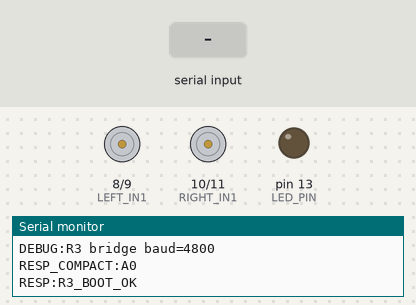
Bench run of a sketch on a simulated Arduino Uno, built with avr-gcc and run on an emulated ATmega328P. Shown: motor-driver pin pairs drawn as motors (green arrow = first pin HIGH = forward, orange = second pin HIGH = backward, longer = more drive), output pins drawn as LEDs (lit = HIGH), the last lines printed to the serial monitor. The test bench sets the inputs (shaded band).

Above: at 1.2 s.
1.3 s: "LED_ON\n" received over the second serial link
At 2.5 s:
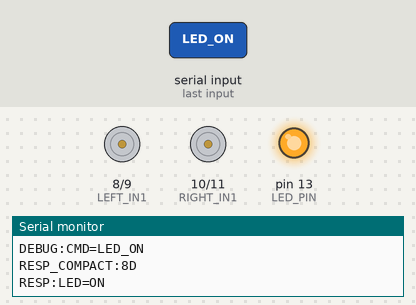
2.8 s: "FORWARD\n" received over the second serial link
At 3.7 s:
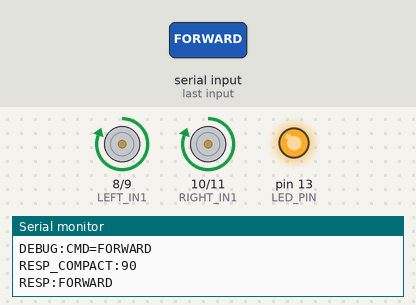
4.3 s: "LED_OFF\n" received over the second serial link
At 4.9 s:
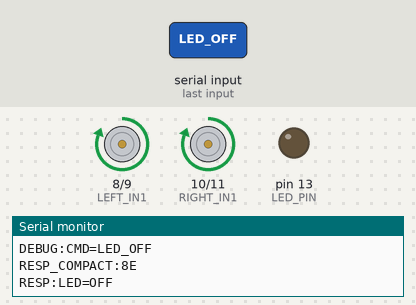
5.8 s: "BACKWARD\n" received over the second serial link
At 7.0 s:
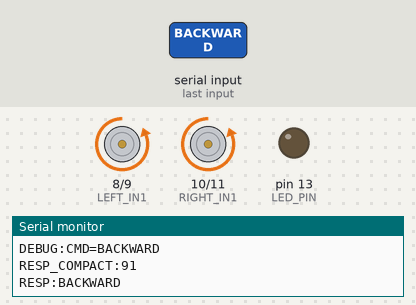
7.3 s: "LED_ON\n" received over the second serial link
At 8.3 s:
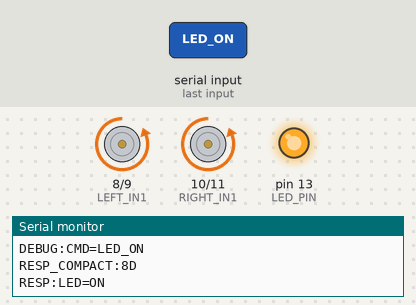
Timing chart, 0 to 9.8 s (numbered marks = the images above; inputs shaded):
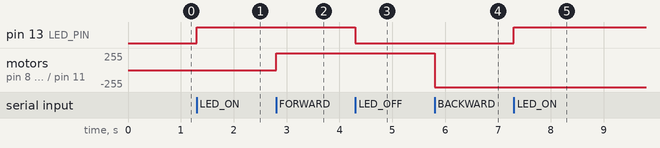

The sketch:

rover_r3.ino
```cpp
#include <SoftwareSerial.h>

String commandLine;
String currentMotion = "STOP";

const int LORA_RX_PIN = 2;
const int LORA_TX_PIN = 3;
const unsigned long BRIDGE_BAUD = 4800;
SoftwareSerial bridgeSerial(LORA_RX_PIN, LORA_TX_PIN);

const int LEFT_IN1 = 8;
const int LEFT_IN2 = 9;
const int RIGHT_IN1 = 10;
const int RIGHT_IN2 = 11;
const int LED_PIN = 13;

struct CommandEntry {
  const char *code;
  const char *name;
};

const CommandEntry COMMAND_TABLE[] = {
  {"0A", "HELLO"},
  {"0B", "STATUS"},
  {"0C", "READ_ACCEL"},
  {"0D", "LED_ON"},
  {"0E", "LED_OFF"},
  {"10", "FORWARD"},
  {"11", "BACKWARD"},
  {"12", "LEFT"},
  {"13", "RIGHT"},
  {"14", "STOP"},
  {"15", "PING"}
};

void emitCompactFrame(const String &code, const String &payload = "") {
  String line = code;
  if (payload.length() > 0) {
    line += "|";
    line += payload;
  }
  bridgeSerial.println(line);
  Serial.print("RESP_COMPACT:");
  Serial.println(line);
}

void emitVerboseResponse(const String &text) {
  Serial.print("RESP:");
  Serial.println(text);
}

void emitResponse(const String &code, const String &text, const String &payload = "") {
  emitCompactFrame(code, payload);
  emitVerboseResponse(text);
}

void debugLog(const String &text) {
  Serial.print("DEBUG:");
  Serial.println(text);
}

String canonicalCommand(const String &incoming) {
  String cleaned = "";
  for (unsigned int i = 0; i < incoming.length(); ++i) {
    char c = incoming.charAt(i);
    if (c >= 32 && c <= 126) {
      cleaned += c;
    }
  }

  cleaned.trim();
  cleaned.toUpperCase();

  for (unsigned int i = 0; i < sizeof(COMMAND_TABLE) / sizeof(COMMAND_TABLE[0]); ++i) {
    String code = COMMAND_TABLE[i].code;
    String name = COMMAND_TABLE[i].name;
    if (cleaned == code || cleaned == name) {
      return name;
    }
  }

  for (unsigned int i = 0; i < sizeof(COMMAND_TABLE) / sizeof(COMMAND_TABLE[0]); ++i) {
    String code = COMMAND_TABLE[i].code;
    String name = COMMAND_TABLE[i].name;
    if (cleaned.indexOf(name) >= 0 || cleaned.indexOf(code) >= 0) {
      debugLog(String("RECOVERED_CMD:") + name + " FROM:" + cleaned);
      return name;
    }
  }

  return cleaned;
}

void setMotionPins(int leftIn1, int leftIn2, int rightIn1, int rightIn2) {
  digitalWrite(LEFT_IN1, leftIn1);
  digitalWrite(LEFT_IN2, leftIn2);
  digitalWrite(RIGHT_IN1, rightIn1);
  digitalWrite(RIGHT_IN2, rightIn2);
}

void stopMotors() {
  setMotionPins(LOW, LOW, LOW, LOW);
  currentMotion = "STOP";
}

void driveForward() {
  setMotionPins(HIGH, LOW, HIGH, LOW);
  currentMotion = "FORWARD";
}

void driveBackward() {
  setMotionPins(LOW, HIGH, LOW, HIGH);
  currentMotion = "BACKWARD";
}

void rotateLeft() {
  setMotionPins(LOW, HIGH, HIGH, LOW);
  currentMotion = "LEFT";
}

void rotateRight() {
  setMotionPins(HIGH, LOW, LOW, HIGH);
  currentMotion = "RIGHT";
}

void setup() {
  Serial.begin(9600);
  bridgeSerial.begin(BRIDGE_BAUD);

  pinMode(LEFT_IN1, OUTPUT);
  pinMode(LEFT_IN2, OUTPUT);
  pinMode(RIGHT_IN1, OUTPUT);
  pinMode(RIGHT_IN2, OUTPUT);
  pinMode(LED_PIN, OUTPUT);

  digitalWrite(LED_PIN, LOW);
  stopMotors();

  debugLog("R3 bridge on SoftwareSerial D2/D3");
  debugLog(String("R3 bridge baud=") + BRIDGE_BAUD);
  emitResponse("A0", "R3_BOOT_OK");
}

void loop() {
  while (bridgeSerial.available()) {
    char c = static_cast<char>(bridgeSerial.read());
    if (c == '\r') {
      continue;
    }
    if (c == '\n') {
      commandLine.trim();
      if (commandLine.length() > 0) {
        handleCommand(commandLine);
        commandLine = "";
      }
      continue;
    }
    commandLine += c;
  }
}

void handleCommand(String incoming) {
  incoming.trim();
  debugLog(String("CMD=") + incoming);

  String cmd = canonicalCommand(incoming);
  if (cmd != incoming) {
    debugLog(String("CMD_CANONICAL=") + cmd);
  }

  if (cmd == "HELLO" || cmd == "PING") {
    emitResponse("8A", "HELLO_OK");
    return;
  }

  if (cmd == "STATUS") {
    String payload = String("LED=") +
                     (digitalRead(LED_PIN) == HIGH ? "ON" : "OFF") +
                     ",IMU=OFF,MOTION=" + currentMotion;
    emitResponse("8B", String("STATUS:") + payload, payload);
    return;
  }

  if (cmd == "READ_ACCEL") {
    emitResponse("9C", "ACCEL_OFFLINE");
    return;
  }

  if (cmd == "LED_ON") {
    digitalWrite(LED_PIN, HIGH);
    emitResponse("8D", "LED=ON");
    return;
  }

  if (cmd == "LED_OFF") {
    digitalWrite(LED_PIN, LOW);
    emitResponse("8E", "LED=OFF");
    return;
  }

  if (cmd == "FORWARD") {
    driveForward();
    emitResponse("90", "FORWARD");
    return;
  }

  if (cmd == "BACKWARD") {
    driveBackward();
    emitResponse("91", "BACKWARD");
    return;
  }

  if (cmd == "LEFT") {
    rotateLeft();
    emitResponse("92", "LEFT");
    return;
  }

  if (cmd == "RIGHT") {
    rotateRight();
    emitResponse("93", "RIGHT");
    return;
  }

  if (cmd == "STOP") {
    stopMotors();
    emitResponse("94", "STOP");
    return;
  }

  emitResponse("9F", String("ERROR:UNKNOWN=") + incoming, String("UNKNOWN=") + incoming);
}
```

Measured:
- after the input at 1.3 s, pin 13 (LED_PIN): LOW → HIGH at once
- after the input at 2.8 s, motor on pin 8 (LEFT_IN1) / pin 9 (LEFT_IN2), motor on pin 10 (RIGHT_IN1) / pin 11 (RIGHT_IN2): stopped → forward 255/255 at once
- after the input at 4.3 s, pin 13 (LED_PIN): HIGH → LOW at once
- after the input at 5.8 s, motor on pin 8 (LEFT_IN1) / pin 9 (LEFT_IN2), motor on pin 10 (RIGHT_IN1) / pin 11 (RIGHT_IN2): forward 255/255 → backward 255/255 at once
- after the input at 7.3 s, pin 13 (LED_PIN): LOW → HIGH at once
